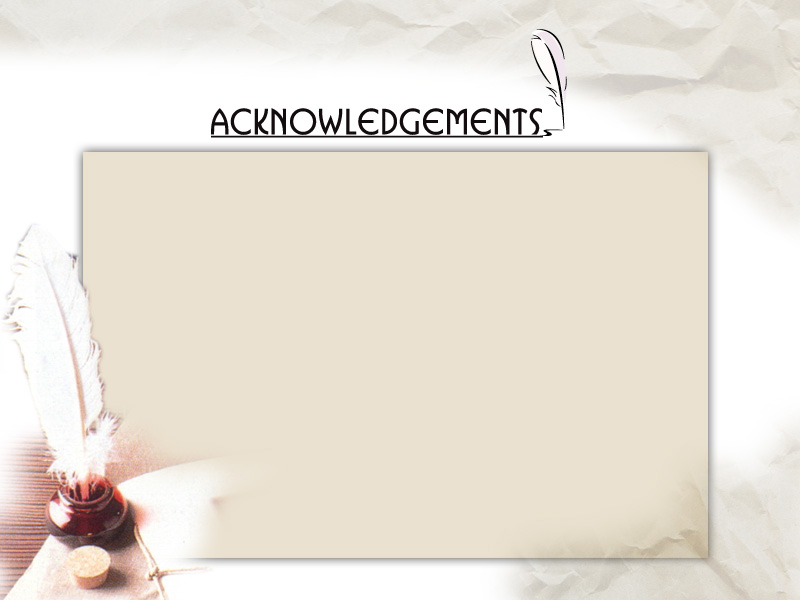
#> input picture assets/images/acknowledge/back.jpg, 800 x 600 px
$ python fix_canvases.py
#> lines starting #> are read from the running program, lines starting #| are printed output that depends on the picture; after the words box and inside, x2 and y2 are one past the last pixel; in counts of white or black regions, pixels touching at a corner belong together
import os
import shutil
from PIL import Image
import numpy as np

BASE_DIR = os.path.dirname(os.path.dirname(os.path.abspath(__file__)))
ASHTA_DIR = os.path.abspath(os.path.join(BASE_DIR, "..", "Ashtavadhanam_modern"))

# 1. Create clean parchment canvas from back.jpg
back_path = os.path.join(BASE_DIR, "assets", "images", "acknowledge", "back.jpg")
if os.path.exists(back_path):
    im = Image.open(back_path).convert('RGB')
#> im is the input picture: PIL image 800x600 RGB; mean R, G, B 233.3, 226.6, 216.4
    arr = np.array(im)

    # In back.jpg, the text "ACKNOWLEDGEMENTS" is at y: 26 to 82, x: 230 to 570
    # The parchment texture is smooth and gradient-like in that upper region.
    # We can patch this banner region using texture from y: 88 to 144 (or blending rows above/below)
    # Let's inspect rows around y=10..24 and y=85..100
    top_patch = arr[10:25, 200:600]
    # Sample parchment texture from a clean region
    # Rows 180 to 240 have clean parchment
    patch_source = arr[180:240, 180:620]
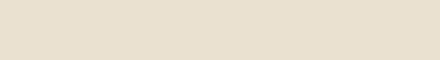
#> patch_source: shape (60, 440, 3); mean R, G, B 234, 225, 208

    # Let's do a smooth gradient blend across the banner region:
    # y from 26 to 84:
    h, w, c = arr.shape
#> h = 600; w = 800; c = 3
    clean_arr = arr.copy()

    # We interpolate between row 22 and row 86 for each column x between 180 and 620
    row_top = clean_arr[22, 180:620, :].astype(float)
#> row_top = 440 rows, first 8: [227, 224, 217], [228, 225, 218], [228, 225, 218], [229, 226, 219], [228, 225, 218], [228, 225, 218], [229, 226, 219], [229, 226, 219]
    row_bot = clean_arr[86, 180:620, :].astype(float)
#> row_bot = 440 rows, first 8: [255, 255, 255], [255, 255, 255], [255, 255, 255], [255, 255, 255], [255, 255, 255], [255, 255, 255], [255, 255, 255], [255, 255, 255]

    num_rows = 86 - 22
    for r_idx, y in enumerate(range(23, 86)):
        alpha = r_idx / float(num_rows)
        # linear blend plus slight subtle noise from the clean region to preserve parchment grain
        grain = (patch_source[r_idx % len(patch_source), :, :].astype(float) - patch_source.mean()) * 0.25
        clean_arr[y, 180:620, :] = np.clip((1 - alpha) * row_top + alpha * row_bot + grain, 0, 255).astype(np.uint8)
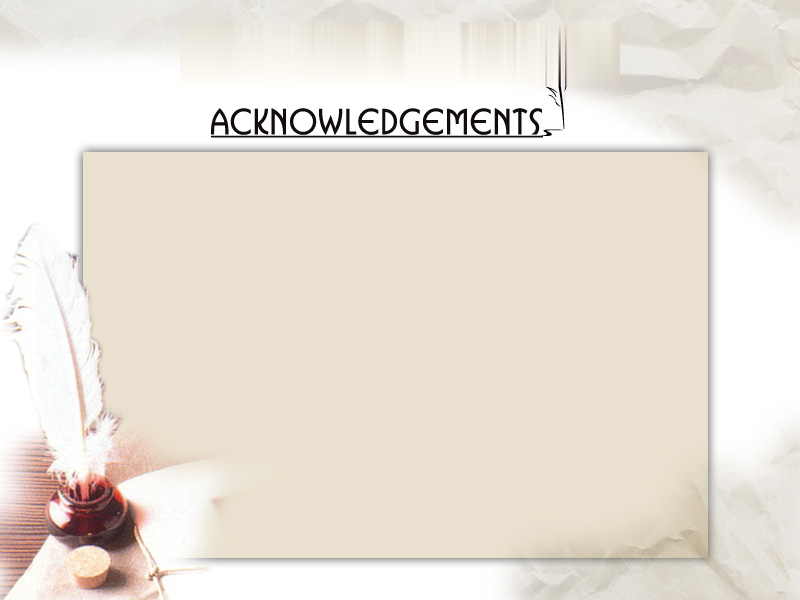
#> clean_arr: shape (600, 800, 3); 5.78% of pixels changed, all inside (x1, y1, x2, y2) = (180, 23, 620, 86)

    clean_parchment = Image.fromarray(clean_arr)
    parchment_out = os.path.join(BASE_DIR, "assets", "images", "canvas_parchment.jpg")
    clean_parchment.save(parchment_out, quality=95)
    print(f"Created clean parchment canvas: {parchment_out}")

# 2. Deploy chapter-specific master canvases from Ashtavadhanam illuminated 800x600 canvases
# Ashtavadhanam and Devabhasha share the same 1997 CD-ROM master series from Sri Aurobindo Society
canvas_mapping = {
    3: "eightfold 03.jpg",
    4: "eightfold 04.jpg",
    8: "eightfold 08.jpg",
    9: "eightfold 09.jpg",
    10: "eightfold 10.jpg"
}

for ch_id, eightfold_file in canvas_mapping.items():
    src_canvas = os.path.join(ASHTA_DIR, "assets", "images", eightfold_file)
    target_dir = os.path.join(BASE_DIR, "assets", "images", f"chapter{ch_id}")
    if ch_id == 3:
        target_dir = os.path.join(BASE_DIR, "assets", "images", "chap03")
    os.makedirs(target_dir, exist_ok=True)
    target_canvas = os.path.join(target_dir, f"chap{ch_id}canvas.jpg")

    if os.path.exists(src_canvas):
        shutil.copy2(src_canvas, target_canvas)
        print(f"Deployed authentic 800x600 master canvas for Chapter {ch_id}: {target_canvas}")
    else:
        # Fallback to the clean parchment
        shutil.copy2(parchment_out, target_canvas)
        print(f"Deployed clean parchment for Chapter {ch_id}: {target_canvas}")

print("Canvas deployment completed successfully!")

$ run again, with assets/images/acknowledge/backup.jpg copied over assets/images/acknowledge/back.jpg
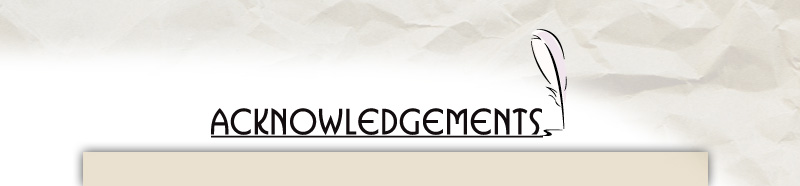
#> input picture assets/images/acknowledge/backup.jpg, 800 x 186 px
#> im is the input picture: PIL image 800x186 RGB; mean R, G, B 233, 230.4, 225.1
#> row_top = 440 rows, first 8: [227, 224, 217], [228, 225, 218], [228, 225, 218], [229, 226, 219], [228, 225, 218], [228, 225, 218], [229, 226, 219], [229, 226, 219]
#> row_bot = 440 rows, first 8: [255, 255, 255], [255, 255, 255], [255, 255, 255], [255, 255, 255], [255, 255, 255], [255, 255, 255], [255, 255, 255], [255, 255, 255]
#> after the loop `for r_idx, y in enumerate(range(23, 86)):`:
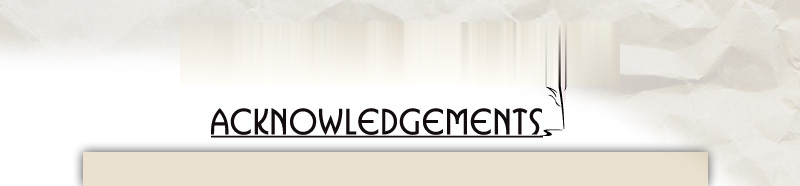
#> clean_arr: shape (186, 800, 3); 18.63% of pixels changed, all inside (x1, y1, x2, y2) = (180, 23, 620, 86)
